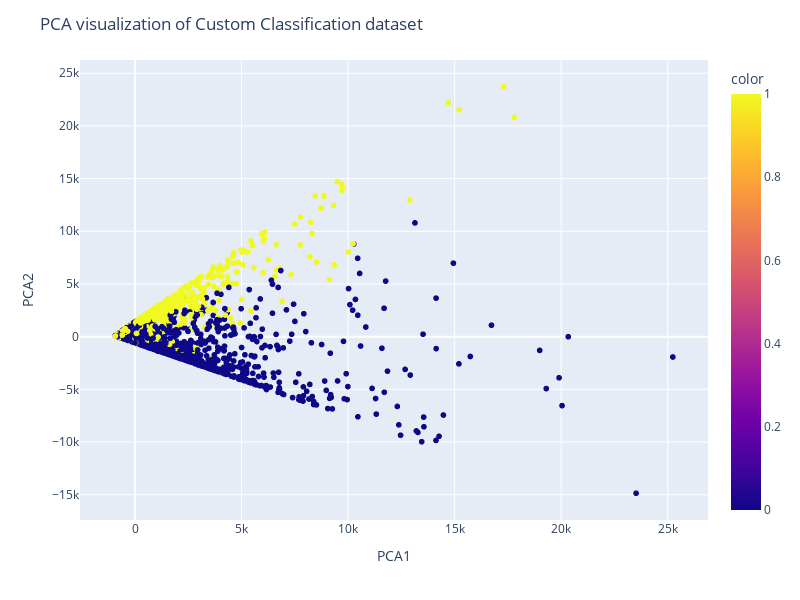

Here is the notebook cell this chart was saved with:
### Code cell
import plotly.express as px
fig = px.scatter(x=X_pca[:, 0], y=X_pca[:, 1], color=y, width=800, height=600)
fig.update_layout(
    title="PCA visualization of Custom Classification dataset",
    xaxis_title="PCA1",
    yaxis_title="PCA2",
)
fig.show()

### Figure 1 — Plotly figure (JSON) as saved in the notebook; plotly's stock layout.template omitted (floating-point values rounded to 4 significant figures; data arrays with more than 128 entries replaced by an {"elided": "..."} marker saying what was removed)
{"data": [{"hovertemplate": "x=%{x}<br>y=%{y}<br>color=%{marker.color}<extra></extra>", "legendgroup": "", "marker": {"color": {"elided": "7249 int values"}, "coloraxis": "coloraxis", "symbol": "circle"}, "mode": "markers", "name": "", "showlegend": false, "type": "scattergl", "x": {"elided": "7249 float values"}, "xaxis": "x", "y": {"elided": "7249 float values"}, "yaxis": "y"}], "layout": {"coloraxis": {"colorbar": {"title": {"text": "color"}}, "colorscale": [[0, "#0d0887"], [0.1111, "#46039f"], [0.2222, "#7201a8"], [0.3333, "#9c179e"], [0.4444, "#bd3786"], [0.5556, "#d8576b"], [0.6667, "#ed7953"], [0.7778, "#fb9f3a"], [0.8889, "#fdca26"], [1, "#f0f921"]]}, "height": 600, "legend": {"tracegroupgap": 0}, "margin": {"t": 60}, "title": {"text": "PCA visualization of Custom Classification dataset"}, "width": 800, "xaxis": {"anchor": "y", "domain": [0, 1], "title": {"text": "PCA1"}}, "yaxis": {"anchor": "x", "domain": [0, 1], "title": {"text": "PCA2"}}}}
